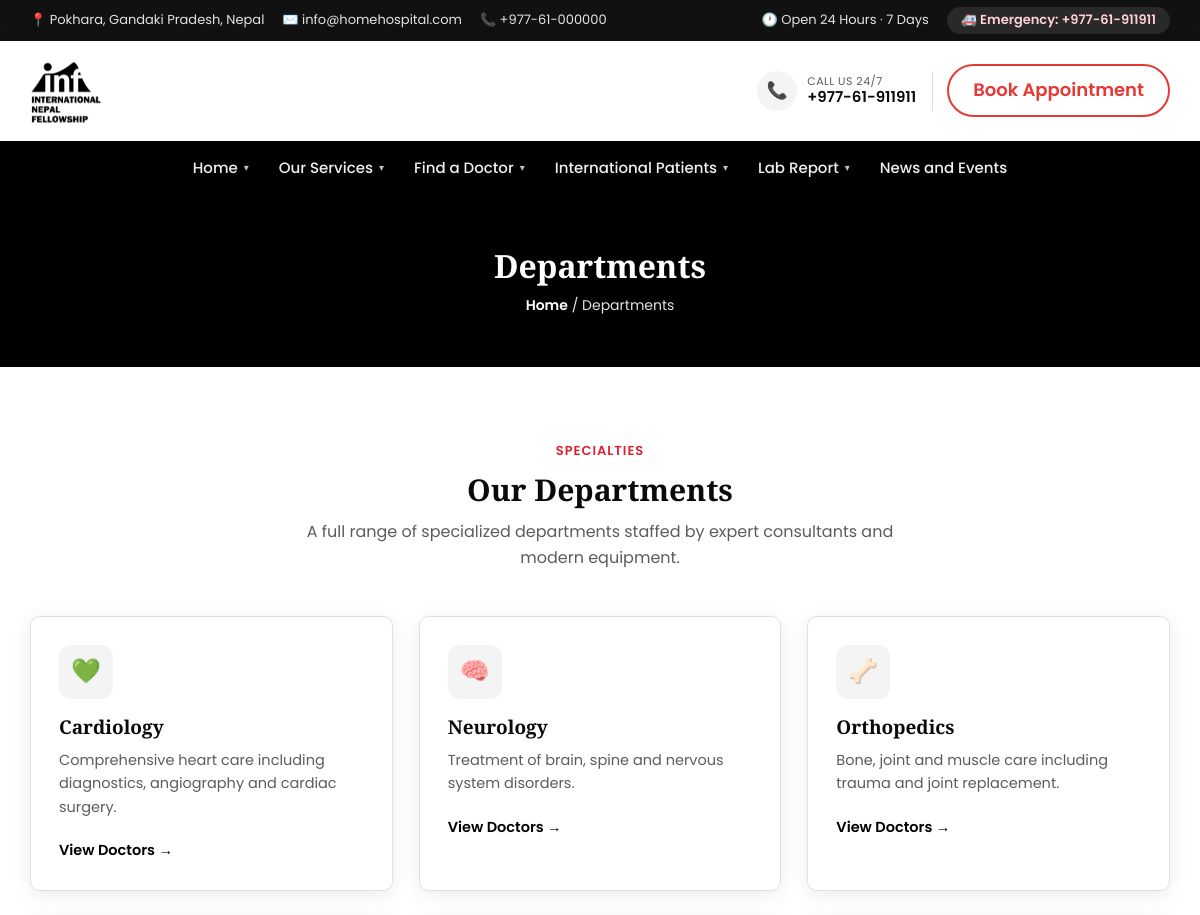
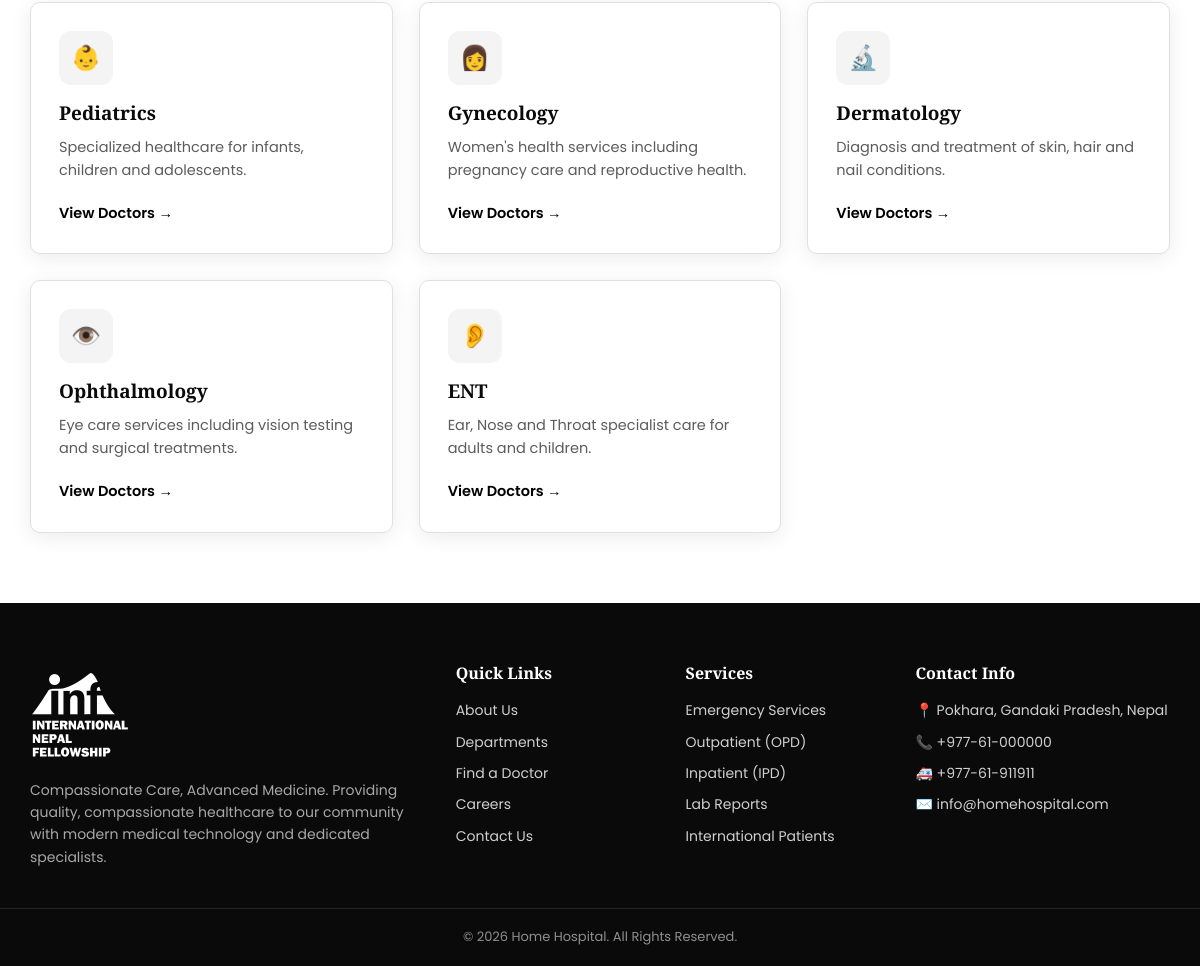
The page /pages/departments.php on the database its author committed (2 pictures, top to bottom).
### tables this page shows
CREATE TABLE IF NOT EXISTS departments (
    id INT NOT NULL AUTO_INCREMENT,
    name VARCHAR(150) NOT NULL,
    description TEXT NOT NULL,
    icon VARCHAR(20) NOT NULL DEFAULT '🏥',
    image_url VARCHAR(255) DEFAULT NULL,
    created_at DATETIME NOT NULL DEFAULT CURRENT_TIMESTAMP,
    PRIMARY KEY (id)
);

### pages/departments.php (called while the page is built, shortened)
<?php
require_once __DIR__ . '/../includes/config.php';
View::render('pages/departments', compact('page_title', 'departments', 'nav_menu'));

### includes/config.php (called while the page is built, shortened)
<?php
function e($value) {
    return htmlspecialchars((string)$value, ENT_QUOTES, 'UTF-8');
}
function site_url(string $path): string
{
    static $base = null;
    if ($base === null) {
        $docRoot = str_replace('\\', '/', rtrim($_SERVER['DOCUMENT_ROOT'] ?? '', '/'));
        $appRoot = str_replace('\\', '/', dirname(__DIR__));
        if ($docRoot !== '' && strpos($appRoot, $docRoot) === 0) {
            $base = '/' . ltrim(substr($appRoot, strlen($docRoot)), '/');
        } else {
            $base = '';
        }
        if ($base !== '') {
            $base = ($base === '/') ? '/' : rtrim($base, '/') . '/';
        }
    }
    return $base . $path;
}
spl_autoload_register(function ($class) {
    $prefix = 'App\\';
    $baseDir = __DIR__ . '/../app/';
    $len = strlen($prefix);
    $relativeClass = substr($class, $len);
    $file = $baseDir . str_replace('\\', '/', $relativeClass) . '.php';
});
function load_site_content() {
    $departments = Department::all('id');
    $doctors = Doctor::allWithDepartment();
    $health_packages = HealthPackage::allActive();
    $news_events = NewsEvent::allPublished();
    return compact('departments', 'doctors', 'health_packages', 'news_events');
}
$site_content = load_site_content();
$departments = $site_content['departments'];

### app/Core/Database.php (called while the page is built, shortened)
<?php
class Database
{
    private static ?Database $instance = null;
    private PDO $pdo;
    private function __construct()
    {
        $driver = defined('DB_DRIVER') ? DB_DRIVER : 'mysql';
        if ($driver === 'mysql') {
            $dsn = 'mysql:host=' . (defined('DB_HOST') ? DB_HOST : '127.0.0.1')
                . ';port=' . (defined('DB_PORT') ? DB_PORT : '3306')
                . ';dbname=' . (defined('DB_NAME') ? DB_NAME : 'hospital')
                . ';charset=utf8mb4';
            $this->pdo = new PDO($dsn, defined('DB_USER') ? DB_USER : 'root', defined('DB_PASS') ? DB_PASS : '');
        }
        $this->pdo->setAttribute(PDO::ATTR_ERRMODE, PDO::ERRMODE_EXCEPTION);
        $this->pdo->setAttribute(PDO::ATTR_DEFAULT_FETCH_MODE, PDO::FETCH_ASSOC);
    }
    public static function getInstance(): self
    {
        if (self::$instance === null) {
            self::$instance = new self();
        }
        return self::$instance;
    }
    public function fetchAll(string $sql, array $params = []): array
    {
        $stmt = $this->pdo->prepare($sql);
        $stmt->execute($params);
        return $stmt->fetchAll();
    }
}

### app/Core/Model.php (called while the page is built, shortened)
<?php
abstract class Model
{
    protected static string $table;
    protected Database $db;
    public function __construct()
    {
        $this->db = Database::getInstance();
    }
    public function getDb(): Database
    {
        return $this->db;
    }
    public static function all(string $orderBy = ''): array
    {
        $sql = 'SELECT * FROM ' . static::$table;
        if ($orderBy) {
            $sql .= ' ORDER BY ' . $orderBy;
        }
        return Database::getInstance()->fetchAll($sql);
    }
    public static function where(string $where, array $params = [], string $orderBy = ''): array
    {
        $sql = 'SELECT * FROM ' . static::$table . ' WHERE ' . $where;
        if ($orderBy) {
            $sql .= ' ORDER BY ' . $orderBy;
        }
        return Database::getInstance()->fetchAll($sql, $params);
    }
}

### app/Models/Doctor.php (called while the page is built, shortened)
<?php
class Doctor extends Model
{
    public static function allWithDepartment(string $orderBy = 'doc.id'): array
    {
        $db = new static();
        return $db->getDb()->fetchAll(
            'SELECT doc.*, dep.name AS department_name, dep.icon AS department_icon
             FROM doctors doc
             JOIN departments dep ON doc.department_id = dep.id
             ORDER BY ' . $orderBy
        );
    }
}

### app/Models/HealthPackage.php (called while the page is built, shortened)
<?php
class HealthPackage extends Model
{
    public static function allActive(): array
    {
        return self::where('is_active = 1', [], 'id');
    }
}

### app/Models/NewsEvent.php (called while the page is built, shortened)
<?php
class NewsEvent extends Model
{
    public static function allPublished(): array
    {
        return self::where('is_published = 1', [], 'event_date DESC');
    }
}

### app/Views/pages/departments.php (the view)
<section class="page-banner">
  <div class="container">
    <h1>Departments</h1>
    <div class="breadcrumb"><a href="<?php echo e(site_url('pages/index.php')); ?>">Home</a> / Departments</div>
  </div>
</section>
<section class="section">
  <div class="container">
    <div class="section-title">
      <span>Specialties</span>
      <h2>Our Departments</h2>
      <p>A full range of specialized departments staffed by expert consultants and modern equipment.</p>
    </div>
    <div class="grid grid-3">
      <?php foreach ($departments as $dept): ?>
      <div class="card">
        <?php if (!empty($dept['image_url'])): ?>
        <div class="dept-photo"><img src="<?php echo e($dept['image_url']); ?>" alt="<?php echo e($dept['name']); ?>"></div>
        <?php else: ?>
        <div class="icon"><?php echo e($dept['icon']); ?></div>
        <?php endif; ?>
        <h3><?php echo e($dept['name']); ?></h3>
        <p><?php echo e($dept['description']); ?></p>
        <p class="mt-20"><a href="<?php echo e(site_url('pages/find-doctor.php?by=department&dept=' . urlencode($dept['name']))); ?>" style="color:var(--primary); font-weight:600;">View Doctors →</a></p>
      </div>
      <?php endforeach; ?>
    </div>
  </div>
</section>

### css/style.css (style rules this page uses)
:root { --primary:#000000; --primary-dark:#111111; --accent:#d92332; --light:#f4f4f4; --gray:#5c5c5c; --dark:#0a0a0a; --white:#ffffff; --border:#e0e0e0; --radius:10px; --shadow:0 4px 20px rgba(0,0,0,0.08); --font-body:'Poppins',sans-serif; --font-head:'Merriweather',serif; }
* { margin:0;padding:0;box-sizing:border-box; }
body { font-family:var(--font-body);color:var(--dark);line-height:1.6;background:var(--white); }
h1,h2,h3,h4 { font-family:var(--font-head);color:var(--dark);line-height:1.3; }
.container { max-width:1180px;margin:0 auto;padding:0 20px; }
.page-banner { background:var(--primary);color:#fff;padding:50px 0;text-align:center; }
.page-banner h1 { color:#fff;font-size:32px; }
.breadcrumb { margin-top:8px;font-size:14px;color:#e3e3e3; }
.breadcrumb a { color:#fff;font-weight:600; }
.section { padding:70px 0; }
.section-title { text-align:center;max-width:640px;margin:0 auto 45px; }
.section-title span { color:var(--accent);font-weight:600;letter-spacing:1px;text-transform:uppercase;font-size:13px; }
.section-title h2 { font-size:30px;margin-top:8px; }
.section-title p { color:var(--gray);margin-top:10px; }
.grid { display:grid;gap:26px; }
.grid-3 { grid-template-columns:repeat(3,1fr); }
.card { background:#fff;border:1px solid var(--border);border-radius:var(--radius);padding:28px;box-shadow:var(--shadow);transition:.25s; }
.site .card,.site .doctor-card { transition:transform .35s cubic-bezier(.4,0,.2,1),background .35s cubic-bezier(.4,0,.2,1),border-color .35s ease,box-shadow .35s ease; }
.site .card .icon { transition:background .35s ease,color .35s ease,transform .35s cubic-bezier(.34,1.56,.64,1); }
.site .card h3,.site .card p,.site .card strong,.site .doctor-card h3,.site .doctor-card p,.site .doctor-card .dept { transition:color .35s ease; }
.card .icon { width:54px;height:54px;background:var(--light);color:var(--primary);border-radius:12px;display:flex;align-items:center;justify-content:center;font-size:24px;margin-bottom:16px;overflow:hidden; }
.card h3 { font-size:19px;margin-bottom:10px; }
.card p { color:var(--gray);font-size:14.5px; }
.mt-20 { margin-top:20px; }

### rows shown on the page
departments: icon "💚", name "Cardiology", description "Comprehensive heart care including diagnostics, angiography and cardiac surgery."
departments: icon "🧠", name "Neurology", description "Treatment of brain, spine and nervous system disorders."
departments: icon "🦴", name "Orthopedics", description "Bone, joint and muscle care including trauma and joint replacement."
departments: icon "👶", name "Pediatrics", description "Specialized healthcare for infants, children and adolescents."
departments: icon "👩", name "Gynecology", description "Women's health services including pregnancy care and reproductive health."
departments: icon "🔬", name "Dermatology", description "Diagnosis and treatment of skin, hair and nail conditions."
departments: icon "👁️", name "Ophthalmology", description "Eye care services including vision testing and surgical treatments."
departments: icon "👂", name "ENT", description "Ear, Nose and Throat specialist care for adults and children."

### other values the page prints
SITE_ADDRESS "Pokhara, Gandaki Pradesh, Nepal"
SITE_EMAIL "info@homehospital.com"
SITE_PHONE "+977-61-000000"
SITE_EMERGENCY "+977-61-911911"
$label "Home"
$label "Our Services"
$label "Find a Doctor"
$label "International Patients"
$label "Lab Report"
$label "News and Events"
SITE_TAGLINE "Compassionate Care, Advanced Medicine"
SITE_NAME "Home Hospital"
